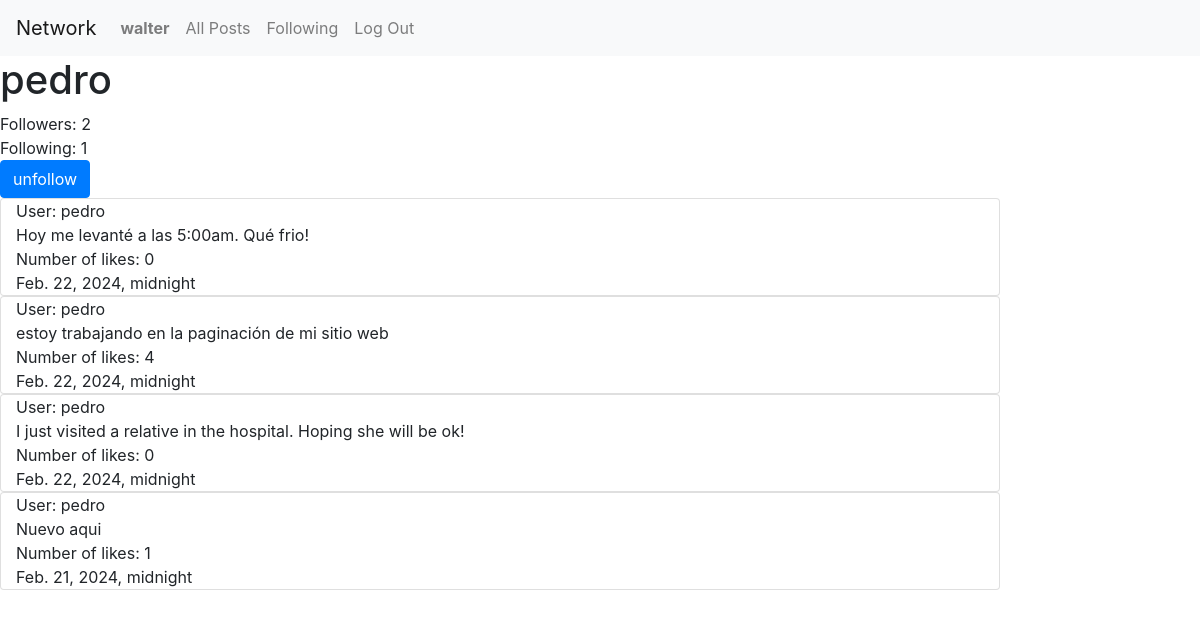
Before: /profile/3 (signed in) with the older database file.
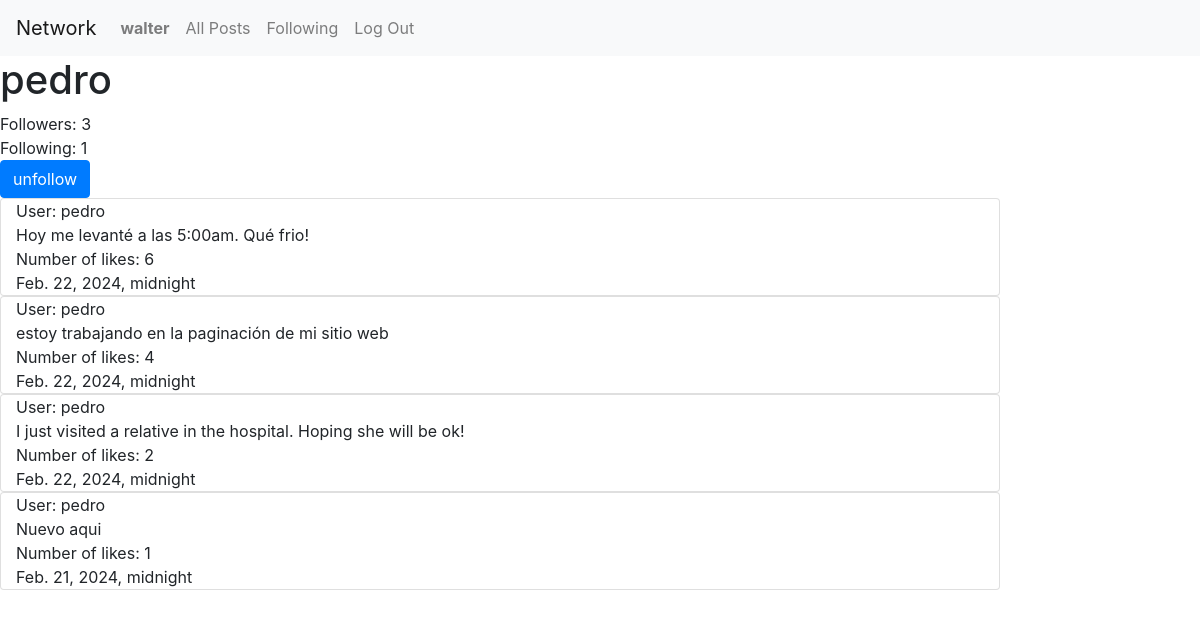
After: the same page with the newer database file.
### network/models.py (models this page shows, shortened)
class Post(models.Model):
    user = models.ForeignKey(User, on_delete=models.CASCADE, blank=True, null=True, related_name="poster")
    post = models.CharField(max_length=64)
    date = models.DateTimeField()
    likes = models.IntegerField(default=0)
    liked = models.BooleanField(default=False)

class User(AbstractUser):
    pass
    def __str__(self):
        return self.username

### network/views.py (the view)
# urls.py: path("profile/<int:user_id>", views.profile, name="profile"),
def profile(request, user_id):
    if request.user.is_authenticated:
        user = User.objects.get(pk=user_id)
        posts = Post.objects.filter(user=user_id).order_by('-date')
        following = Follow.objects.filter(user=user)
        followers = Follow.objects.filter(user_follower=user)
        try:
            checkFollow = followers.filter(user=User.objects.get(pk=request.user.id))
            if len(checkFollow) != 0:
                isFollowing = True
            else:
                isFollowing = False
        except:
            isFollowing =False
        paginator = Paginator(posts, 10) #show 2 posts per page
        page_number = request.GET.get('page')
        page_obj = paginator.get_page(page_number)
        return render(request, "network/profile.html", {
            'page_obj': page_obj,
            'userName': user.username,
            'following': following,
            'followers': followers,
            'isFollowing': isFollowing,
            'user_profile': user,
        })
    else:
        posts = Post.objects.filter(user=user_id).order_by('-date')
        return render(request, "network/profile.html", {
            'posts': posts,
        })

### network/templates/network/profile.html (shortened to what this page needs)
{% extends "network/layout.html" %}
{% load static %}
{% block body%}
    {% if user.is_authenticated %}
    <h1>{{userName}}</h1>
    {% else %}
    <h4>Please log in to have full access.</h4>
    {% endif %}
    <div>
        <section>
            Followers: {{ followers.count }}
        </section>
        <section>
            Following: {{ following.count }}
        </section>
        {% if user.is_authenticated %}
         {% if user != user_profile %}
          {% if isFollowing %}
          <form action="{% url 'unfollow' %}" method="post">
            <input type="submit" class="btn btn-primary" value="unfollow">
          </form>
          {% else %}
          <form action="{% url 'follow' %}" method="post">
            {% csrf_token %}
            <input type="hidden" name="userfollow" value="{{ user_profile }}">
            <input type="submit" class="btn btn-primary" value="follow">
          </form>
          {% endif %}
          {% for post in page_obj %}
            <div class="card col-10">
                <div>User: {{ post.user }}</div>
                <div id="">{{ post.post }}</div>
                <div>Number of likes: {{post.likes}}</div>
                <div>{{ post.date }}</div>
            </div>
          {% endfor %}
        {% endif %}
      {% endif %}
  </div>
{% endblock %}

Changed rows visible on the page:
changed Post "Hoy me levanté a las 5:00am. Qué frio!": likes "0" → "6"
changed Post "I just visited a relative in the hospital. Hoping she will be ok!": likes "0" → "2"
Other visible differences:
{{ followers.count }}: "2" → "3"
